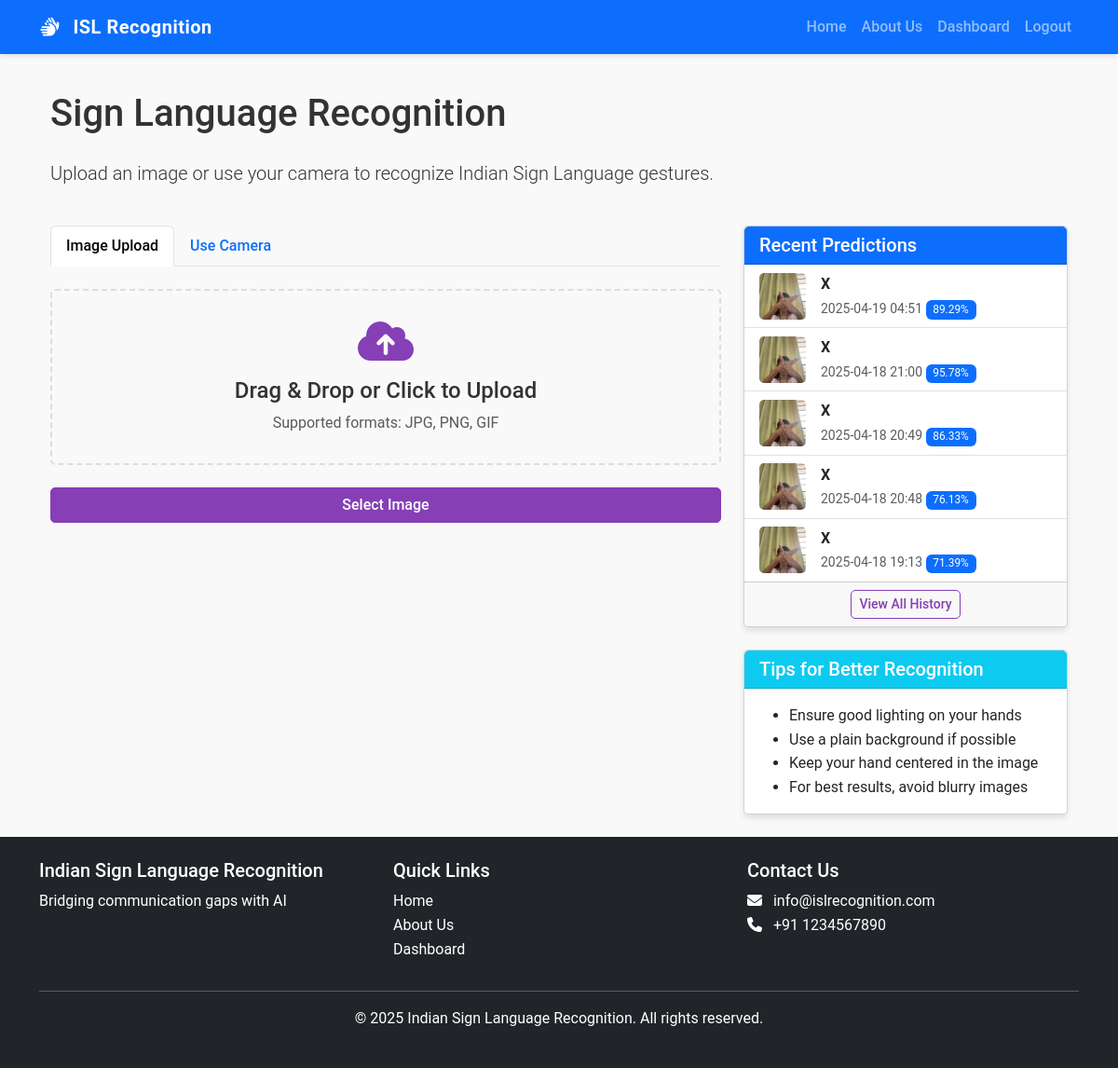
The page /dashboard (signed in) on the database its author committed.
### app.py (models this page shows)
class Prediction(db.Model):
    id = db.Column(db.Integer, primary_key=True)
    filename = db.Column(db.String(100), nullable=False)
    predicted_class = db.Column(db.String(10), nullable=False)
    confidence = db.Column(db.Float, nullable=False)
    timestamp = db.Column(db.DateTime, default=datetime.utcnow)
    user_id = db.Column(db.Integer, db.ForeignKey('user.id'), nullable=False)

### app.py (the view)
@app.route('/dashboard')
@login_required
def dashboard():
    predictions = Prediction.query.filter_by(user_id=current_user.id).order_by(Prediction.timestamp.desc()).limit(5).all()
    return render_template('dashboard.html', predictions=predictions)

### app.py (called while the page is built)
@login_manager.user_loader
def load_user(user_id):
    return User.query.get(int(user_id))

### templates/dashboard.html (shortened to what this page needs)
{% extends 'base.html' %}
{% block content %}
<div class="container">
    <div class="row mb-4">
        <div class="col-12">
            <h1 class="mb-4">Sign Language Recognition</h1>
            <p class="lead">Upload an image or use your camera to recognize Indian Sign Language gestures.</p>
        </div>
    </div>
    <div class="row">
        <div class="col-lg-8">
            <ul class="nav nav-tabs mb-4">
                <li class="nav-item">
                    <a class="nav-link active" id="upload-tab" href="#">Image Upload</a>
                </li>
                <li class="nav-item">
                    <a class="nav-link" id="camera-tab" href="#">Use Camera</a>
                </li>
            </ul>
            <div id="upload-interface">
                <form id="upload-form" enctype="multipart/form-data">
                    <div id="upload-area" class="upload-area mb-4">
                        <i class="fas fa-cloud-upload-alt upload-icon"></i>
                        <h4>Drag & Drop or Click to Upload</h4>
                        <p class="text-muted mb-0">Supported formats: JPG, PNG, GIF</p>
                    </div>
                    <div class="d-grid">
                        <button type="button" class="btn btn-primary" onclick="document.getElementById('file-input').click()">Select Image</button>
                    </div>
                </form>
            </div>
        </div>
        <div class="col-lg-4">
            <div class="card">
                <div class="card-header bg-primary text-white">
                    <h5 class="mb-0">Recent Predictions</h5>
                </div>
                <div class="card-body p-0">
                    {% if predictions %}
                    <ul class="list-group list-group-flush">
                        {% for prediction in predictions %}
                        <li class="list-group-item d-flex align-items-center">
                            <div class="flex-shrink-0">
                                <img src="{{ url_for('static', filename='uploads/' + prediction.filename) }}" class="history-thumbnail" alt="Prediction">
                            </div>
                            <div class="ms-3">
                                <div class="fw-bold">{{ prediction.predicted_class }}</div>
                                <small class="text-muted">
                                    {{ prediction.timestamp.strftime('%Y-%m-%d %H:%M') }}
                                    <span class="badge bg-primary badge-confidence">{{ (prediction.confidence * 100)|round(2) }}%</span>
                                </small>
                            </div>
                        </li>
                        {% endfor %}
                    </ul>
                    {% else %}
                    <div class="p-4 text-center">
                        <p class="text-muted">No predictions yet.</p>
                    </div>
                    {% endif %}
                </div>
                <div class="card-footer text-center">
                    <a href="{{ url_for('view_history') }}" class="btn btn-sm btn-outline-primary">View All History</a>
                </div>
            </div>
            <div class="card mt-4">
                <div class="card-header bg-info text-white">
                    <h5 class="mb-0">Tips for Better Recognition</h5>
                </div>
                <div class="card-body">
                    <ul class="mb-0">
                        <li>Ensure good lighting on your hands</li>
                        <li>Use a plain background if possible</li>
                        <li>Keep your hand centered in the image</li>
                        <li>For best results, avoid blurry images</li>
                    </ul>
                </div>
            </div>
        </div>
    </div>
</div>
{% endblock %}

### static/css/main.css (style rules this page uses)
:root { --primary-color: #863fb5; --secondary-color: #f50057; --dark-color: #5a3689; --light-color: #e8eaf6; --success-color: #4caf50; --warning-color: #ff9800; --danger-color: #f44336; --text-color: #333; --light-text: #f4f4f4; --border-radius: 5px; --box-shadow: 0 4px 6px rgba(0, 0, 0, 0.1); }
body { font-family: 'Roboto', sans-serif; color: var(--text-color); line-height: 1.6; background-color: #f9f9f9; }
.nav-link { font-weight: 500; transition: color 0.3s ease; }
.btn { border-radius: var(--border-radius); font-weight: 500; transition: all 0.3s ease; }
.btn-primary { background-color: var(--primary-color); border-color: var(--primary-color); }
.btn-outline-primary { color: var(--primary-color); border-color: var(--primary-color); }
.card { border-radius: var(--border-radius); box-shadow: var(--box-shadow); transition: transform 0.3s ease, box-shadow 0.3s ease; }
.upload-area { border: 2px dashed #ddd; border-radius: var(--border-radius); padding: 30px; text-align: center; cursor: pointer; transition: all 0.3s ease; }
.upload-icon { font-size: 48px; color: var(--primary-color); margin-bottom: 15px; }
.history-thumbnail { width: 50px; height: 50px; object-fit: cover; border-radius: var(--border-radius); }
.badge-confidence { font-size: 85%; font-weight: normal; }

### rows shown on the page
Prediction: filename (picture), predicted_class "X", timestamp "2025-04-19 04:51", (prediction.confidence*100)|round(2) "89.29"
Prediction: filename (picture), predicted_class "X", timestamp "2025-04-18 21:00", (prediction.confidence*100)|round(2) "95.78"
Prediction: filename (picture), predicted_class "X", timestamp "2025-04-18 20:49", (prediction.confidence*100)|round(2) "86.33"
Prediction: filename (picture), predicted_class "X", timestamp "2025-04-18 20:48", (prediction.confidence*100)|round(2) "76.13"
Prediction: filename (picture), predicted_class "X", timestamp "2025-04-18 19:13", (prediction.confidence*100)|round(2) "71.39"
